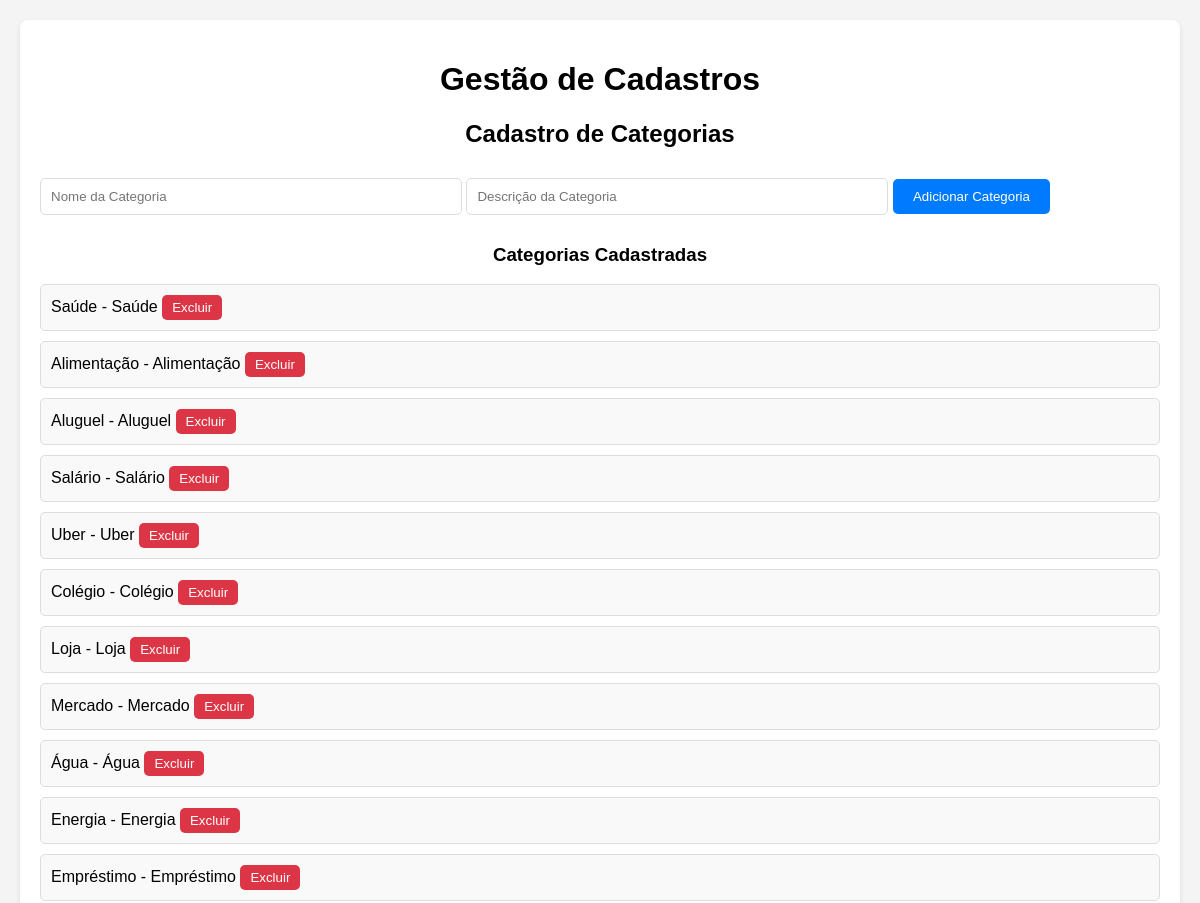
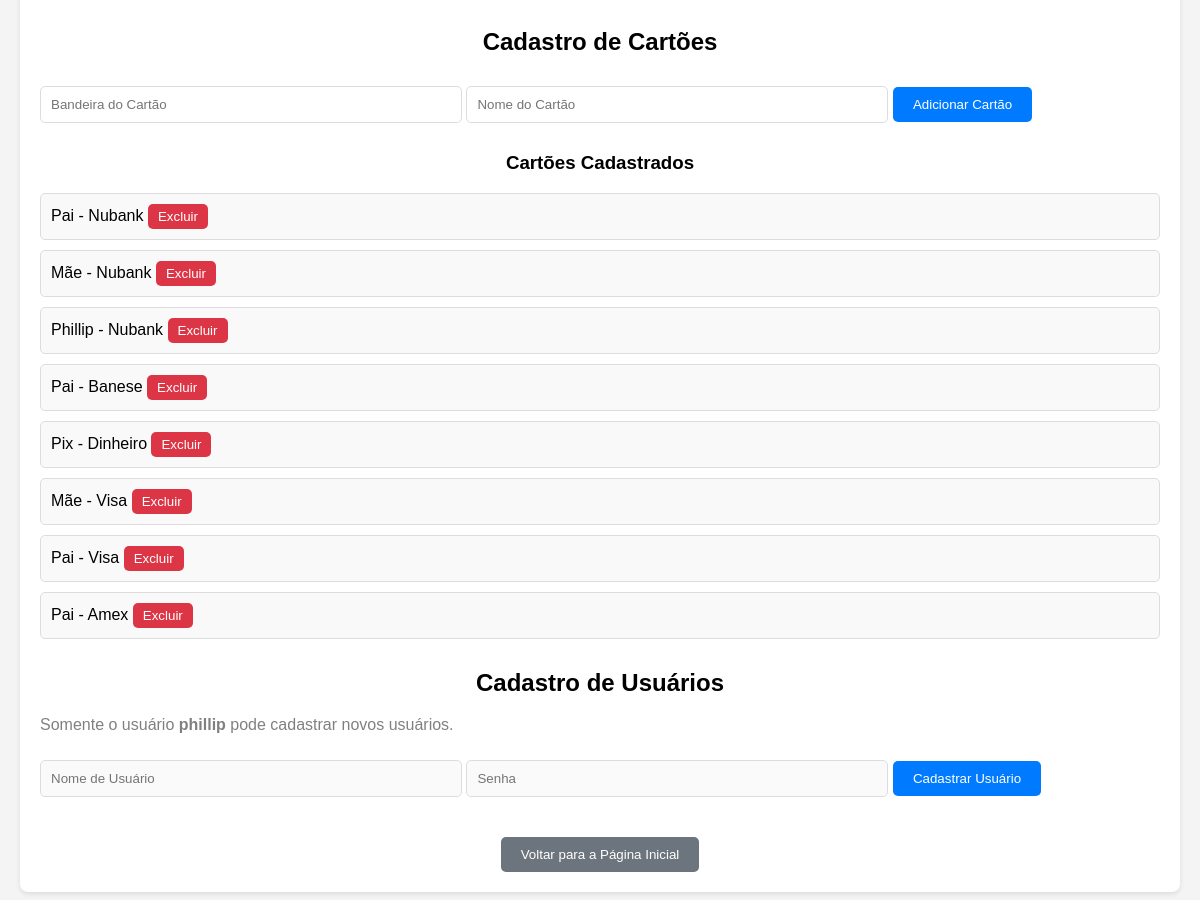
/cadastros (signed in), run on the app's committed database (2 pictures, top to bottom).
### tables this page shows
CREATE TABLE categorias (
        id INTEGER PRIMARY KEY AUTOINCREMENT,
        nome TEXT NOT NULL,
        descricao TEXT
    );

CREATE TABLE cartoes (
        id INTEGER PRIMARY KEY AUTOINCREMENT,
        nome TEXT NOT NULL,
        bandeira TEXT
    );

### app.py (the view, shortened to what this page needs)
@app.route('/cadastros', methods=['GET', 'POST'])
def cadastros():
    if 'usuario' not in session:
        return redirect(url_for('login'))
    conn = get_db_connection()
    cursor = conn.cursor()
    cursor.execute('SELECT * FROM categorias')
    categorias = cursor.fetchall()
    cursor.execute('SELECT * FROM cartoes')
    cartoes = cursor.fetchall()
    cursor.execute('SELECT * FROM usuarios')
    usuarios = cursor.fetchall()
    conn.close()
    return render_template('cadastros.html',
                           categorias=categorias,
                           cartoes=cartoes,
                           usuarios=usuarios,
                           usuario=session['usuario'])

### app.py (called while the page is built)
def get_db_connection():
    conn = sqlite3.connect('database.db')
    conn.row_factory = sqlite3.Row
    return conn

### templates/cadastros.html (shortened to what this page needs)
<!DOCTYPE html>
<html lang="pt-br">
<head>
    <link rel="stylesheet" href="{{ url_for('static', filename='style_cadastros.css') }}">
</head>
<body>
    <div class="container">
        <h1>Gestão de Cadastros</h1>
        <section class="form-section">
            <h2>Cadastro de Categorias</h2>
            <form method="post" class="form">
                <input type="text" name="categoria" placeholder="Nome da Categoria" required>
                <input type="text" name="descricao_categoria" placeholder="Descrição da Categoria" required>
                <button type="submit" name="add_categoria">Adicionar Categoria</button>
            </form>
            <h3>Categorias Cadastradas</h3>
            <ul>
                {% for categoria in categorias %}
                    <li>
                        {{ categoria['nome'] }} - {{ categoria['descricao'] }}
                        <form method="post" style="display:inline;">
                            <button type="submit" name="excluir_categoria" class="btn-excluir">Excluir</button>
                        </form>
                    </li>
                {% endfor %}
            </ul>
        </section>
        <section class="form-section">
            <h2>Cadastro de Cartões</h2>
            <form method="post" class="form">
                <input type="text" name="bandeira_cartao" placeholder="Bandeira do Cartão" required>
                <input type="text" name="cartao" placeholder="Nome do Cartão" required>
                <button type="submit" name="add_cartao">Adicionar Cartão</button>
            </form>
            <h3>Cartões Cadastrados</h3>
            <ul>
                {% for cartao in cartoes %}
                    <li>
                        {{ cartao['nome'] }} - {{ cartao['bandeira'] }}
                        <form method="post" style="display:inline;">
                            <button type="submit" name="excluir_cartao" class="btn-excluir">Excluir</button>
                        </form>
                    </li>
                {% endfor %}
            </ul>
        </section>
        <section class="form-section">
            <h2>Cadastro de Usuários</h2>
            {% if usuario == 'phillip' %}
                <form method="post" class="form">
                    <input type="text" name="novo_username" placeholder="Nome de Usuário" required>
                    <input type="password" name="novo_senha" placeholder="Senha" required>
                    <button type="submit" name="add_usuario">Cadastrar Usuário</button>
                </form>
                <h3>Usuários Cadastrados</h3>
                <ul>
                    {% for u in usuarios %}
                        <li>{{ u['username'] }}</li>
                    {% endfor %}
                </ul>
            {% else %}
                <p style="color: gray;">Somente o usuário <b>phillip</b> pode cadastrar novos usuários.</p>
                <form class="form">
                    <input type="text" placeholder="Nome de Usuário" disabled>
                    <input type="password" placeholder="Senha" disabled>
                    <button type="button" disabled>Cadastrar Usuário</button>
                </form>
            {% endif %}
        </section>
        <div class="center">
            <a href="{{ url_for('index') }}">
                <button type="button" class="btn-voltar">Voltar para a Página Inicial</button>
            </a>
        </div>
    </div>
</body>
</html>

### static/style_cadastros.css (style rules this page uses)
body { font-family: Arial, sans-serif; background-color: #f4f4f4; margin: 0; padding: 20px; }
.container { max-width: 1200px; margin: 0 auto; background-color: #fff; padding: 20px; border-radius: 8px; box-shadow: 0 2px 5px rgba(0, 0, 0, 0.1); }
.form-section { margin-bottom: 30px; }
h1, h2, h3 { text-align: center; }
.form input { padding: 10px; margin: 10px 0; width: 100%; max-width: 400px; border: 1px solid #ddd; border-radius: 5px; }
.form button { padding: 10px 20px; background-color: #007bff; color: #fff; border: none; border-radius: 5px; cursor: pointer; }
ul { list-style: none; padding: 0; }
ul li { margin: 10px 0; padding: 10px; background-color: #f9f9f9; border: 1px solid #ddd; border-radius: 5px; }
.btn-excluir { background-color: #dc3545; color: #fff; border: none; padding: 5px 10px; border-radius: 5px; cursor: pointer; }
.btn-voltar { padding: 10px 20px; background-color: #6c757d; color: #fff; border: none; border-radius: 5px; cursor: pointer; }
.center { text-align: center; }

### data on the page
categorias: nome "Saúde", descricao "Saúde"
categorias: nome "Alimentação", descricao "Alimentação"
categorias: nome "Aluguel", descricao "Aluguel"
categorias: nome "Salário", descricao "Salário"
categorias: nome "Uber", descricao "Uber"
categorias: nome "Colégio", descricao "Colégio"
categorias: nome "Loja", descricao "Loja"
categorias: nome "Mercado", descricao "Mercado"
categorias: nome "Água", descricao "Água"
categorias: nome "Energia", descricao "Energia"
categorias: nome "Empréstimo", descricao "Empréstimo"
cartoes: nome "Pai", bandeira "Nubank"
cartoes: nome "Mãe", bandeira "Nubank"
cartoes: nome "Phillip", bandeira "Nubank"
cartoes: nome "Pai", bandeira "Banese"
cartoes: nome "Pix", bandeira "Dinheiro"
cartoes: nome "Mãe", bandeira "Visa"
cartoes: nome "Pai", bandeira "Visa"
cartoes: nome "Pai", bandeira "Amex"
